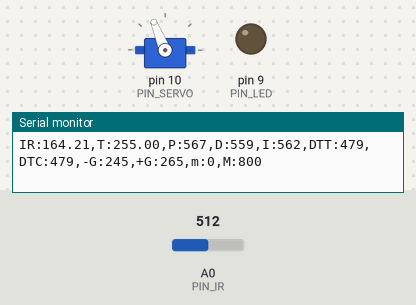
A sketch run on a simulated Arduino Uno, built with avr-gcc and run on an emulated ATmega328P. On the bench: servo, output pins drawn as LEDs (lit = HIGH), the last lines printed to the serial monitor. The test bench sets the inputs (shaded band); at power-on: A0 (PIN_IR) = 512.

Above: at 1.2 s.
1.3 s: A0 (PIN_IR) set to 400
At 1.67 s:
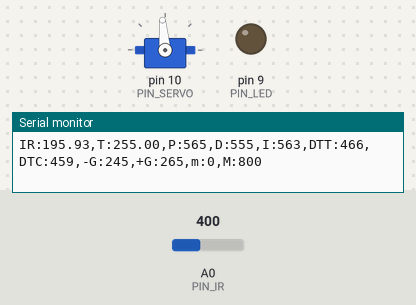
4.3 s: A0 (PIN_IR) set to 306
7.3 s: A0 (PIN_IR) set to 122
At 8.3 s:
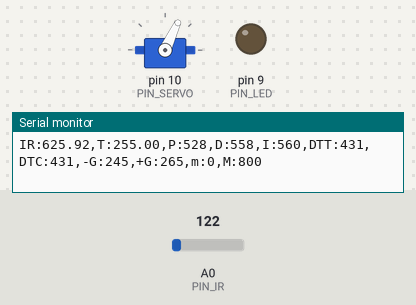
Timing chart, 0 to 10.3 s (numbered marks = the images above; inputs shaded):
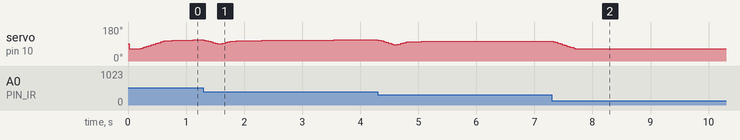

The sketch:

PID_final.ino
```cpp
#include <Servo.h>

/////////////////////////////
// Configurable parameters //
/////////////////////////////

#define interval 3 // milliseconds
#define PIN_LED 9 // [1234] LED를 아두이노 GPIO 9번 핀에 연결
#define PIN_SERVO 10 // [1352] 서보모터를 아두이노의 10번 핀에 연결
#define PIN_IR A0 // [1352] IR센서를 아두이노 A0 핀에 연결


// Framework setting
#define _DIST_TARGET 255  // [1352]목표값을 탁구공 중심 위치까지 거리 255mm로 Fix
#define _DIST_MIN 100 // [1352] 최소 측정 거리를 100mm로 설정
#define _DIST_MAX 410 // [1352] 측정 거리의 최댓값을 410mm로 설정

// Distance sensor
#define _DIST_ALPHA 0.65// [2979] 알파값 설정

// Servo range
#define _DUTY_MIN 1210    // //[2998] Servo Minimum microseconds
#define _DUTY_NEU 1490   //[2983] Servo 중간값 설정
#define _DUTY_MAX 1698       // [2979] Servo Max값 설정


// Servo speed control
#define _SERVO_ANGLE 40 // [2992] 서보 각 설정
#define _SERVO_SPEED 750 // [2976] 서보 스피드 설정
#define _R_TIME 30

// Event periods
#define _INTERVAL_DIST 10   // [2987] 거리측정 INTERVAL값 설정
#define _INTERVAL_SERVO 20  // [2980] 서보 INTERVAL값 설정
#define _INTERVAL_SERIAL 100  //[2989] 시리얼 출력 INTERVAL 설정
#define a 30
#define b 330

// PID parameters
float Kp = 1.7;
float Kd = 75;
float Ki = 0.015;

//////////////////////
// global variables //
//////////////////////
static long apt = 0;
unsigned long oldmil;
double Time = 0.3;
int fc = 3;
float dt = interval / 1000.0;
float lambda = 2 * PI * fc * dt;
float calidist = 0.0, filter = 0.0, prev = 0.0;

// Servo instance
Servo myservo;  //[2991] create servo object to control a servo
double controls = 0;
// Distance sensor
float dist_target; // location to send the ball [2976] 공 위치
float dist_raw, dist_ema, dist_cali; // [2981] 거리 변수 설정(현재, ema 필터 적용, 직전값)
float alpha;
// Event periods
unsigned long last_sampling_time_dist, last_sampling_time_servo, last_sampling_time_serial;
bool event_dist, event_servo, event_serial; //[2989] 논리형 변수 설정

double last_error;
// Servo speed control
int duty_chg_per_interval, duty_per_max ; // current speed (unit: us/interval)
int adjust; //[1352] 주기동안 duty 변화량 변수
float error_curr, error_prev, control, pterm, dterm, iterm;
int duty_target, duty_curr;//[1352] 서보모터의 목표위치, 서보에 실제 입력할 위치


void setup() {
  // initialize GPIO pins for LED and attach servo
  pinMode(PIN_LED, OUTPUT);

  // move servo to neutral position
  myservo.attach(PIN_SERVO); //[2998] Servo Attaching
  duty_target = duty_curr = _DUTY_NEU;
  myservo.writeMicroseconds(duty_curr);//[2998] Servo Set to neutral position


  // initialize global variables
  duty_curr = _DUTY_MIN; //[2999] dist_min 값 적용
  dist_target = _DIST_TARGET;
  alpha = _DIST_ALPHA; //[2999] alpha 선언 및 값 적용
  last_sampling_time_dist = last_sampling_time_servo = last_sampling_time_serial = 0;
  event_dist = event_servo = event_serial = false;


  // initialize serial port
  Serial.begin(57600);

  // convert angle speed into duty change per interval.
  duty_per_max = (_DUTY_MAX - _DUTY_MIN) * ((float)_SERVO_SPEED / 180) * ((float)_INTERVAL_DIST / 1000); //[2985] duty_chg_per_interval 설정
  adjust = (float) duty_per_max * _INTERVAL_DIST / _R_TIME;
  duty_chg_per_interval = 0;
}


void loop() {
  /////////////////////
  // Event generator //
  /////////////////////

  unsigned long time_curr = millis();
  if (time_curr >= last_sampling_time_dist + _INTERVAL_DIST) {
    last_sampling_time_dist += _INTERVAL_DIST;
    event_dist = true;
  }
  if (time_curr >= last_sampling_time_servo + _INTERVAL_SERVO) {
    last_sampling_time_servo += _INTERVAL_SERVO;
    event_servo = true;
  }
  if (time_curr >= last_sampling_time_serial + _INTERVAL_SERIAL) {
    last_sampling_time_serial += _INTERVAL_SERIAL;
    event_serial = true;
  }

  ////////////////////
  // Event handlers //
  ////////////////////

  if (event_dist) {
    event_dist = false;
    dist_ema = ir_distance_filtered();

    error_curr = dist_target - dist_ema;
    pterm = Kp * error_curr ;
    dterm = Kd * (error_curr - last_error) / Time;
    iterm += Ki * (error_curr) * Time;
    control = dterm + pterm + iterm;
    duty_target = _DUTY_NEU + control;
    if (duty_target < _DUTY_MIN) duty_target = _DUTY_MIN;
    if (duty_target > _DUTY_MAX) duty_target = _DUTY_MAX;
    last_error = error_curr;
  }

  if (event_servo) {
    event_servo = false;

    // adjust duty_curr toward duty_target by duty_chg_per_interval
    if (duty_target < duty_curr) {
      if (duty_chg_per_interval > -duty_per_max) {
        duty_chg_per_interval -= adjust;
        if (duty_chg_per_interval < -duty_per_max) duty_chg_per_interval = -duty_per_max;
      }
      duty_curr += duty_chg_per_interval;
      if (duty_curr < duty_target) duty_curr = duty_target;
    }
    else if (duty_target > duty_curr) {
      if (duty_chg_per_interval < duty_per_max) {
        duty_chg_per_interval += adjust;
        if (duty_chg_per_interval > duty_per_max) duty_chg_per_interval = duty_per_max;
      }
      duty_curr += duty_chg_per_interval;
      if (duty_curr > duty_target) duty_curr = duty_target;
    }


    else {
      duty_chg_per_interval = 0;
    }

    // update servo position
    myservo.writeMicroseconds(duty_curr);

  }
  if (event_serial) {
    event_serial = false;

    Serial.print("IR:");

    Serial.print(dist_ema);

    Serial.print(",T:");

    Serial.print(dist_target);

    Serial.print(",P:");

    Serial.print(map(pterm, -1000, 1000, 510, 610));

    Serial.print(",D:");

    Serial.print(map(dterm, -1000, 1000, 510, 610));

    Serial.print(",I:");

    Serial.print(map(iterm, -1000, 1000, 510, 610));

    Serial.print(",DTT:");

    Serial.print(map(duty_target, 1000, 2000, 410, 510));

    Serial.print(",DTC:");

    Serial.print(map(duty_curr, 1000, 2000, 410, 510));

    Serial.println(",-G:245,+G:265,m:0,M:800");
  }
}

float ir_distance(void) { // return value unit: mm
  float val;
  float volt = float(analogRead(PIN_IR));
  val = ((6762.0 / (volt - 9.0)) - 4.0) * 10.0;
  return val;
}

float ir_distance_filtered(void) { // return value unit: mm
  float dist = ir_distance(); //[2998] calling distance from ir_distance()
  unsigned long dmil = 0; //[2998] return previous distance
  unsigned long mil = millis();  //[2998] get current time

  if (mil != oldmil) { //[2998] set time difference on dmil for checking previous time
    dmil = mil - oldmil;
    oldmil = mil;
  }

  apt -= dmil; //[2998] set difference for dmil and apt time

  if (apt <= 0) {  //[2998] check time before calculating filtered time
    apt += interval;
    filter = lambda / (1 + lambda) * dist + 1 / (1 + lambda) * prev;
    prev = filter; //[2998] Sensor filter previous  value update
  }
  float calidist = 100.0 + 300.0 / (b - a) * (filter - a);
  return calidist;
}
```
